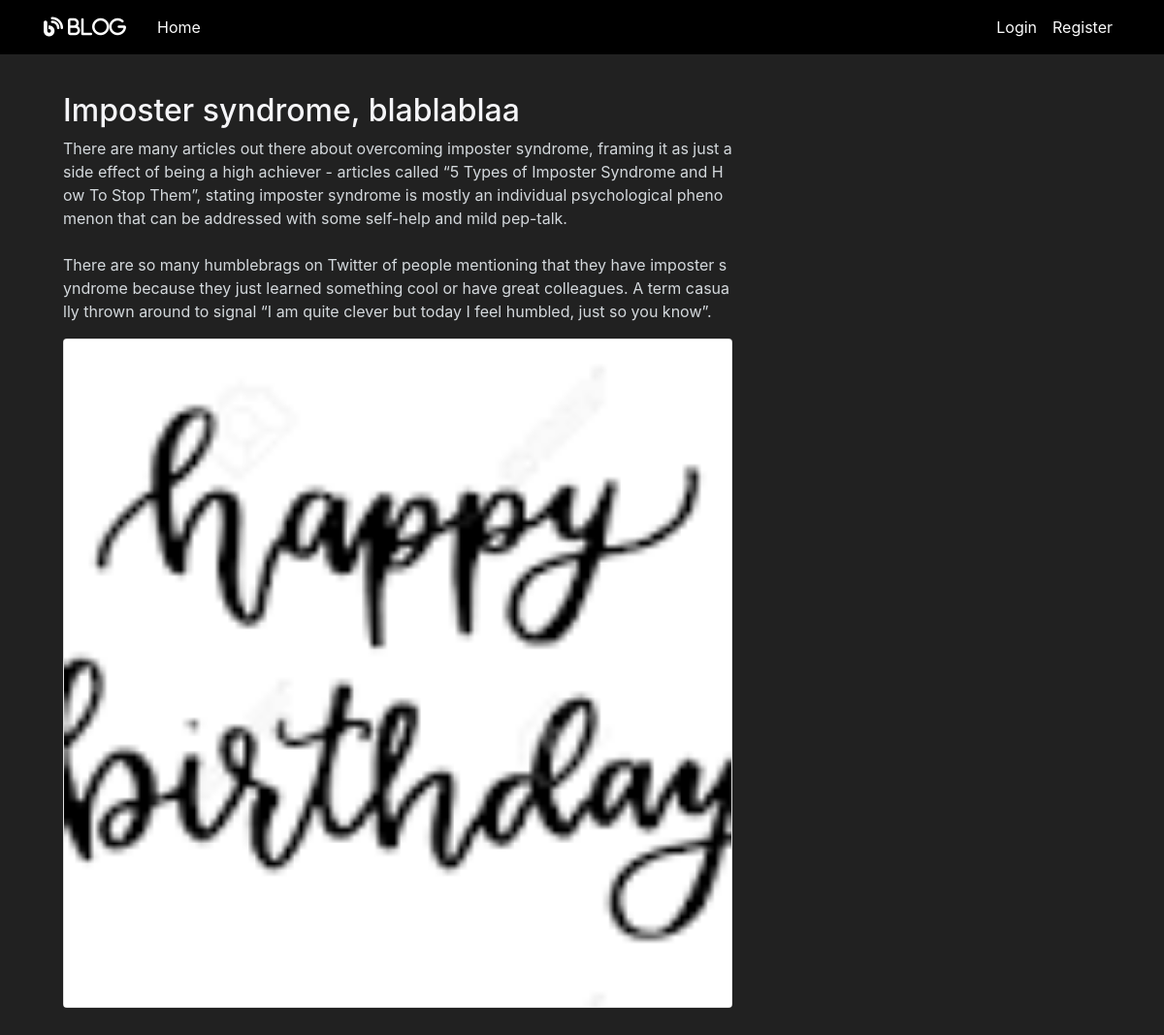
Page /post/7 on the committed database.
### flaskblog/models.py (models this page shows, shortened)
class Post(db.Model):
    id = db.Column(db.Integer, primary_key=True)
    title = db.Column(db.String(100), nullable=False)
    date_posted = db.Column(db.DateTime, nullable=False, default=datetime.now())
    content = db.Column(db.Text, nullable=False)
    user_id = db.Column(db.Integer, db.ForeignKey('user.id'), nullable=False)
    likes = db.relationship('PostLike', backref='post', lazy='dynamic')
    is_approved = db.Column(db.Boolean, default=False)
    image_file = db.Column(db.String(20), nullable=False, default='default.jpg')

### flaskblog/routes.py (the view)
@app.route("/post/<int:post_id>")
def post(post_id):
    post = Post.query.get_or_404(post_id)
    return render_template('post.html', title=post.title, post=post)

### flaskblog/templates/post.html (shortened to what this page needs)
{% extends "layout.html" %}
{% block content %}
  <article class="media content-section" >
    <div class="media-body">
      <div class="article-metadata" >
    </div>
      <h2 class="article-title">{{ post.title }}</h2>
      <p class="article-content">{{ post.content }}</p>
      <div class="card  my-2">
        {% if post.image_file %}
            <img class="card-img-top"
             src="{{ url_for('static', filename='profile_pics/' + post.image_file) }}" alt="">
        {% endif %}
    </div>
        </div>
  </article>
{% endblock content %}

### flaskblog/static/main.css (style rules this page uses)
body { background: #fafafa; color: #333333; margin-top: 5rem; }
h1, h2, h3, h4, h5, h6 { color: #444444; }
.content-section { color: #d4d9dd; padding: 10px 20px; border-radius: 5px; margin-bottom: 20px; }
.article-title { color: #f5f5f8; }
.article-content { white-space: pre-line; word-break: break-all; }
.article-metadata { padding-bottom: 1px; margin-bottom: 4px; }

### flaskblog/templates/layout.html (style rules this page uses)
body { background-color: #212121; color: white }

### rows in the picture
Post: title "Imposter syndrome, blablablaa", content "There are many articles out there about overcoming imposter syndrome, framing it as just a side effect of being a high achiever - articles called “5 Types of Imposter Syndrome and How To Stop Them”, stating imposter syndrome is mostly an individual psychological phenomenon that can be addressed with some self-help and mild pep-talk. There are so many humblebrags on Twitter of people mentioning that they have imposter syndrome because they just learned something cool or have great colleagues. A term casually thrown around to signal “I am quite clever but today I feel humbled, just so you know”.", image_file (picture)
